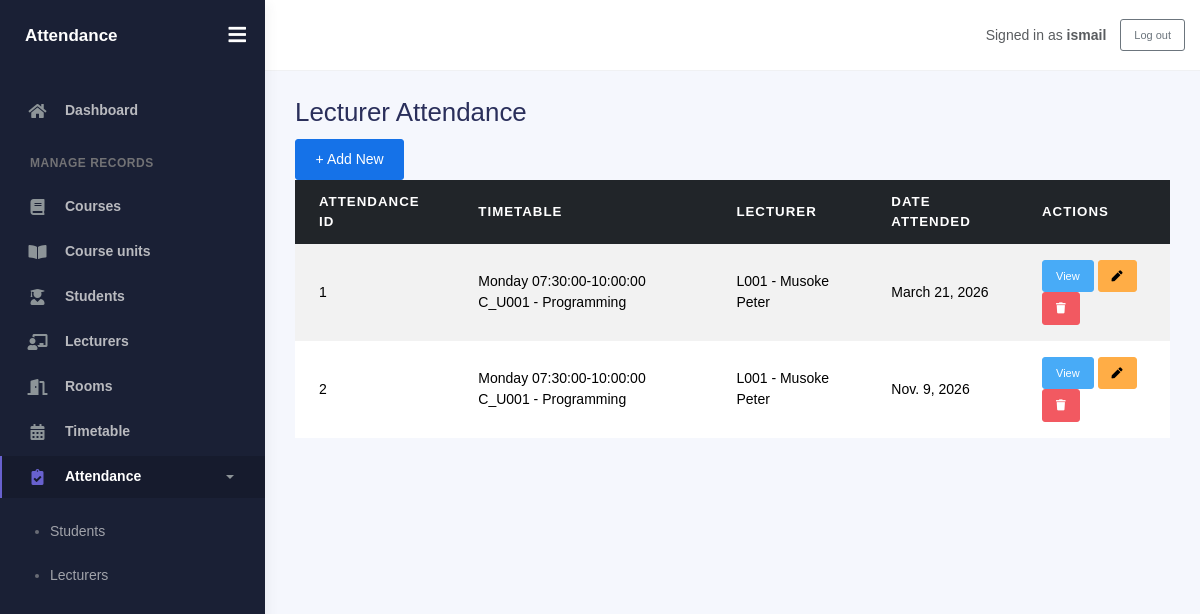
/lecturer-attendance/ (signed in), run on the app's committed database.
### core/models.py (models this page shows, shortened)
class LecturerAttendance(models.Model):
    attendance_id = models.AutoField(primary_key=True)
    timetable = models.ForeignKey(Timetable, on_delete=models.CASCADE,
                                  related_name='lecturer_attendances')
    lecturer = models.ForeignKey(Lecturer, on_delete=models.CASCADE,
                                 related_name='attendances')
    date_attended = models.DateField(null=True, blank=True)
    class Meta:
        unique_together = ('timetable', 'lecturer', 'date_attended')
    def __str__(self):
        return f"{self.lecturer.lecturer_id} @ {self.timetable} on {self.date_attended}"

class Timetable(models.Model):
    DAYS = [
        ('Monday', 'Monday'),
        ('Tuesday', 'Tuesday'),
        ('Wednesday', 'Wednesday'),
        ('Thursday', 'Thursday'),
        ('Friday', 'Friday'),
        ('Saturday', 'Saturday'),
    ]
    timetable_id = models.AutoField(primary_key=True)
    day_of_the_week = models.CharField(max_length=9, choices=DAYS)
    course_unit = models.ForeignKey(
        CourseUnit, on_delete=models.CASCADE, related_name='timetables',
    )
    lecturer = models.ForeignKey(
        Lecturer, on_delete=models.SET_NULL,
        null=True, blank=True, related_name='timetables',
    )
    start_time = models.TimeField()
    end_time = models.TimeField()
    room = models.ForeignKey(
        Room, on_delete=models.CASCADE, related_name='timetables',
    )
    semester = models.CharField(max_length=1, choices=SEMESTER_CHOICES)
    year_of_study = models.CharField(max_length=1, choices=YEAR_OF_STUDY_CHOICES)
    def __str__(self):
        return (f"{self.day_of_the_week} {self.start_time}-{self.end_time} "
                f"{self.course_unit}")

class CourseUnit(models.Model):
    course_unit_code = models.CharField(max_length=6, primary_key=True)
    course = models.ForeignKey(Course, on_delete=models.CASCADE, related_name='units')
    course_unit_name = models.CharField(max_length=100)
    course_unit_credit = models.PositiveIntegerField()
    year_of_study = models.CharField(
        max_length=1, blank=True, choices=YEAR_OF_STUDY_CHOICES
    )
    def __str__(self):
        return f"{self.course_unit_code} - {self.course_unit_name}"

class Lecturer(models.Model):
    GENDER = [('M', 'Male'), ('F', 'Female')]
    lecturer_id = models.CharField(max_length=30, unique=True)
    lecturer_first_name = models.CharField(max_length=100)
    lecturer_last_name = models.CharField(max_length=100, blank=True)
    gender = models.CharField(max_length=1, choices=GENDER)
    address = models.CharField(max_length=255, blank=True)
    faculty = models.CharField(max_length=100)
    contact = models.CharField(max_length=25)
    user = models.OneToOneField(User, null=True, blank=True,
                                on_delete=models.SET_NULL,
                                related_name='lecturer_profile')
    def __str__(self):
        return f"{self.lecturer_id} - {self.lecturer_first_name} {self.lecturer_last_name}"

### core/views.py (the view)
# urls.py: path('lecturer-attendance/', views.lecturerattendance_list, name='lecturerattendance_list'),
@login_required
def lecturerattendance_list(request):
    page_obj = Paginator(LecturerAttendance.objects.all(), 20).get_page(
        request.GET.get('page')
    )
    return render(request, 'core/lecturer_attendance_page.html', {
        'model_verbose': 'Lecturer Attendance',
        'model_name': 'lecturerattendance',
        'fields': list(LecturerAttendance._meta.fields),
        'object_list': page_obj.object_list,
        'page_obj': page_obj,
        'is_paginated': page_obj.has_other_pages(),
    })

### core/templates/core/lecturer_attendance_page.html (shortened to what this page needs)
{% extends 'base.html' %}
{% block content %}
<div class="record-list-heading">
  <h2>Lecturer Attendance</h2>
  <a class="btn btn-primary" href="{% url 'lecturerattendance_create' %}">+ Add New</a>
</div>
<div class="table-responsive">
<table class="table table-striped table-hover table-content-middle">
  <thead class="table-dark">
    <tr>
      <th>Attendance ID</th>
      <th>Timetable</th>
      <th>Lecturer</th>
      <th>Date Attended</th>
      <th>Actions</th>
    </tr>
  </thead>
  <tbody>
    {% for obj in object_list %}
    <tr>
      <td>{{ obj.attendance_id }}</td>
      <td>{{ obj.timetable }}</td>
      <td>{{ obj.lecturer }}</td>
      <td>{{ obj.date_attended }}</td>
      <td class="action-buttons">
        <a class="btn btn-sm btn-info" href="{% url 'lecturerattendance_detail' obj.pk %}">View</a>
        <a class="btn btn-sm btn-warning" href="{% url 'lecturerattendance_update' obj.pk %}" aria-label="Edit {{ obj }}" title="Edit"><i class="fas fa-pen" aria-hidden="true"></i><span class="visually-hidden">Edit</span></a>
        <a class="btn btn-sm btn-danger" href="{% url 'lecturerattendance_delete' obj.pk %}" aria-label="Delete {{ obj }}" title="Delete"><i class="fas fa-trash" aria-hidden="true"></i><span class="visually-hidden">Delete</span></a>
      </td>
    </tr>
    {% empty %}
    <tr><td colspan="5" class="empty-table-message">No records yet.</td></tr>
    {% endfor %}
  </tbody>
</table>
</div>
{% endblock %}

### core/templates/base.html (shortened to what this page needs)
{% load static %}
<!DOCTYPE html>
<html lang="en">
  <head>
    <link rel="stylesheet" href="{% static 'core/dashboard/bootstrap.min.css' %}" />
    <link rel="stylesheet" href="{% static 'core/dashboard/fonts.min.css' %}" />
    <link rel="stylesheet" href="{% static 'core/dashboard/plugins.min.css' %}" />
    <link rel="stylesheet" href="{% static 'core/dashboard/kaiadmin.min.css' %}" />
  </head>
  <body>
    <div class="wrapper">
      {% if request.user.is_authenticated %}
      <aside class="sidebar" data-background-color="dark">
        <div class="sidebar-logo">
          <div class="logo-header" data-background-color="dark">
            <a class="logo text-white fw-bold" href="{% url 'home' %}">Attendance</a>
            <div class="nav-toggle">
              <button class="btn btn-toggle toggle-sidebar" type="button" aria-label="Toggle sidebar">
                <i class="fas fa-bars" aria-hidden="true"></i>
              </button>
            </div>
          </div>
        </div>
        <div class="sidebar-wrapper scrollbar scrollbar-inner">
          <div class="sidebar-content">
            <ul class="nav nav-secondary">
              <li class="nav-item{% if request.resolver_match.url_name == 'home' %} active{% endif %}">
                <a href="{% url 'home' %}"><i class="fas fa-home" aria-hidden="true"></i><p>Dashboard</p></a>
              </li>
              <li class="nav-section">
                <h4 class="text-section">Manage records</h4>
              </li>
              <li class="nav-item{% if 'course_' in request.resolver_match.url_name %} active{% endif %}">
                <a href="{% url 'course_list' %}"><i class="fas fa-book"></i><p>Courses</p></a>
              </li>
              <li class="nav-item{% if 'courseunit' in request.resolver_match.url_name %} active{% endif %}">
                <a href="{% url 'courseunit_list' %}"><i class="fas fa-book-open"></i><p>Course units</p></a>
              </li>
              <li class="nav-item{% if 'student_' in request.resolver_match.url_name %} active{% endif %}">
                <a href="{% url 'student_list' %}"><i class="fas fa-user-graduate"></i><p>Students</p></a>
              </li>
              <li class="nav-item{% if 'lecturer_' in request.resolver_match.url_name %} active{% endif %}">
                <a href="{% url 'lecturer_list' %}"><i class="fas fa-chalkboard-teacher"></i><p>Lecturers</p></a>
              </li>
              <li class="nav-item{% if 'room' in request.resolver_match.url_name %} active{% endif %}">
                <a href="{% url 'room_list' %}"><i class="fas fa-door-open"></i><p>Rooms</p></a>
              </li>
              <li class="nav-item{% if 'timetable' in request.resolver_match.url_name %} active{% endif %}">
                <a href="{% url 'timetable_list' %}"><i class="fas fa-calendar-alt"></i><p>Timetable</p></a>
              </li>
              <li class="nav-item{% if 'attendance' in request.resolver_match.url_name %} active{% endif %}">
                <a data-bs-toggle="collapse" href="#attendance-menu" aria-expanded="{% if 'attendance' in request.resolver_match.url_name %}true{% else %}false{% endif %}">
                  <i class="fas fa-clipboard-check"></i><p>Attendance</p><span class="caret"></span>
                </a>
                <div class="collapse{% if 'attendance' in request.resolver_match.url_name %} show{% endif %}" id="attendance-menu">
                  <ul class="nav nav-collapse">
                    <li><a href="{% url 'studentattendance_list' %}"><span class="sub-item">Students</span></a></li>
                    <li><a href="{% url 'lecturerattendance_list' %}"><span class="sub-item">Lecturers</span></a></li>
                  </ul>
                </div>
              </li>
            </ul>
          </div>
        </div>
      </aside>
      {% endif %}
      <main class="main-panel">
        <header class="main-header">
          <nav class="navbar navbar-header navbar-header-transparent navbar-expand-lg border-bottom">
            <div class="container-fluid">
              {% if request.user.is_authenticated %}
              <div class="ms-auto d-flex align-items-center gap-3">
                <span class="text-muted">Signed in as <strong>{{ request.user.get_username }}</strong></span>
                <form method="post" action="{% url 'logout' %}" class="m-0">
                  <button class="btn btn-outline-secondary btn-sm" type="submit">Log out</button>
                </form>
              </div>
              {% endif %}
            </div>
          </nav>
        </header>
        <div class="container">
          <div class="page-inner">
            {% block content %}{% endblock %}
          </div>
        </div>
      </main>
    </div>
  </body>
</html>

### data on the page
LecturerAttendance: attendance_id "1", timetable "Monday 07:30:00-10:00:00 C_U001 - Programming", lecturer "L001 - Musoke Peter", date_attended "March 21, 2026"
LecturerAttendance: attendance_id "2", timetable "Monday 07:30:00-10:00:00 C_U001 - Programming", lecturer "L001 - Musoke Peter", date_attended "Nov. 9, 2026"

### other printed values
{{ request.user.get_username }} "ismail"
